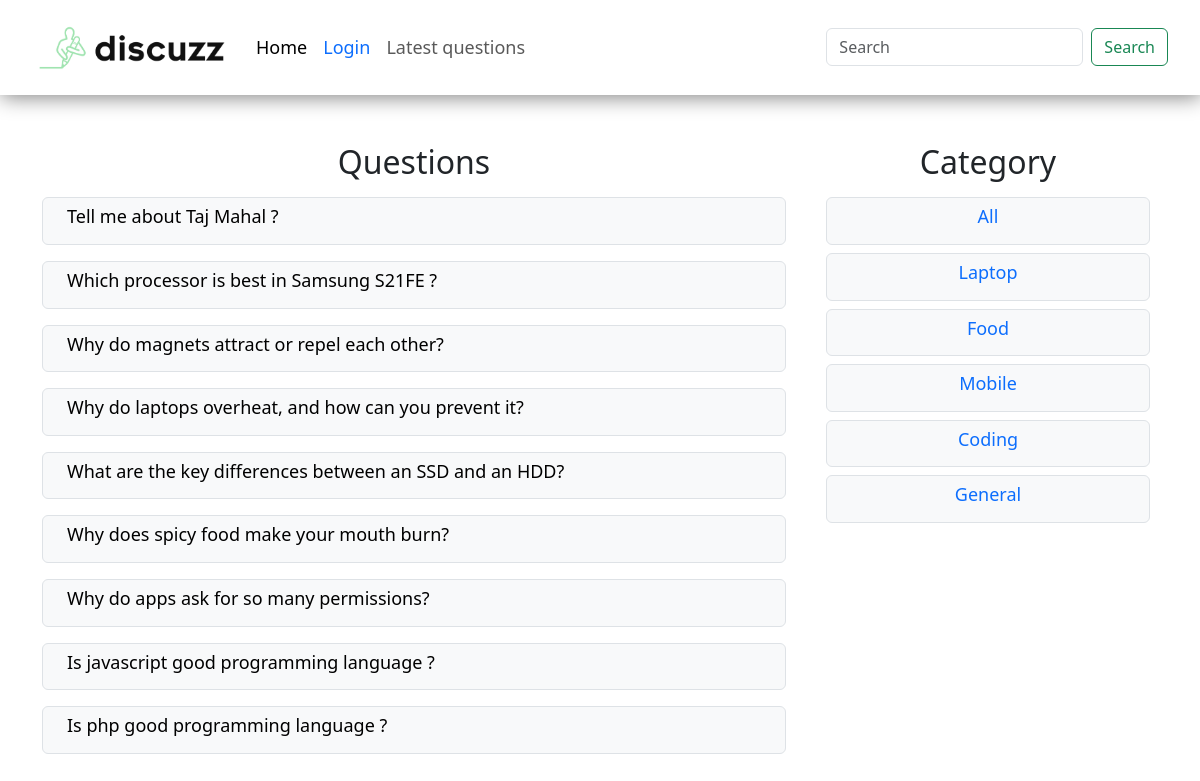
Page /?latest=true on the committed database.
### tables this page shows
CREATE TABLE `questions` (
  `id` int(11) NOT NULL,
  `title` varchar(100) NOT NULL,
  `description` varchar(300) NOT NULL,
  `user_id` int(11) NOT NULL,
  `category` varchar(11) NOT NULL
);

CREATE TABLE `categories` (
  `id` int(11) NOT NULL,
  `name` varchar(30) NOT NULL
);

### client/latest-question.php (the view, shortened to what this page needs)
<div class="container mt-4 mt-lg-5 d-flex flex-column-reverse flex-lg-row gap-4 gap-lg-3">
    <div class="col-lg-8 mx-3 mx-lg-0">
        <h2 class="text-lg-center font-title">Questions</h2>
        <?php
        include('./common/db.php');
        $query = "SELECT * FROM `questions` ORDER BY `id` DESC";
        $result = $conn->query($query);
        if ($result->num_rows >= 1 && !isset($_GET['latest/category'])) {
            foreach ($result as $row) {
                $title = $row['title'];
                $id = $row['id'];
                echo "
            <a  href='?q-id=$id' class='text-decoration-none'>
             <div class='p-2 px-4  border bg-light rounded my-3 '>
                 <h5 class=' text-black font-size'>$title</h5>
             </div>
            </a>";
            }
        }
        ?>
    </div>
    <div class="col-lg-4">
        <div class=" overflow-scroll overflow-cat mx-3 pb-2 d-flex flex-row flex-lg-column gap-2 gap-lg-0 ">
            <h2 class='text-center font-title d-none d-lg-block'>Category</h2>
            <div class='border category bg-light rounded pt-1 p-lg-2 px-4 mt-lg-2 mx-lg-2 '>
                <a href='./?latest=true' class='text-decoration-none'>
                    <h5 class=' text-primary text-lg-center font-size '>All</h5>
                </a>
            </div>
            <?php
            include('./common/db.php');
            $query = "SELECT * FROM `categories`";
            $result = $conn->query($query);
            if ($result->num_rows >= 1) {
                foreach ($result as $row) {
                    $name_url = $row['name'];
                    $name = ucfirst($row['name']);
                    echo "
                <div class='border category bg-light rounded pt-1 p-lg-2 px-4 mt-lg-2 mx-lg-2'>
                    <a href='?latest/category=$name_url' class='text-decoration-none'><h5 class='text-primary text-lg-center font-size '>$name</h5></a>
                </div>";
                }
            }
            ?>
        </div>
    </div>
</div>

### public/style.css (style rules this page uses)
.font-size { font-size: small; }
.font-title { font-size: large; }
@media (min-width: 425px) { .font-size { font-size: medium; } }
@media (min-width: 425px) { .font-title { font-size: x-large; } }
@media (min-width: 992px) { .overflow-cat { scrollbar-width: none !important; } }
@media (min-width: 1200px) { .font-size { font-size: large; } }
@media (min-width: 1200px) { .font-title { font-size: xx-large; } }

### rows in the picture
questions: title "Tell me about Taj Mahal ?"
questions: title "Which processor is best in Samsung S21FE ?"
questions: title "Why do magnets attract or repel each other?"
questions: title "Why do laptops overheat, and how can you prevent it?"
questions: title "What are the key differences between an SSD and an HDD?"
questions: title "Why does spicy food make your mouth burn?"
questions: title "Why do apps ask for so many permissions?"
questions: title "Is javascript good programming language ?"
questions: title "Is php good programming language ?"
categories: name "Laptop"
categories: name "Food"
categories: name "Mobile"
categories: name "Coding"
categories: name "General"
